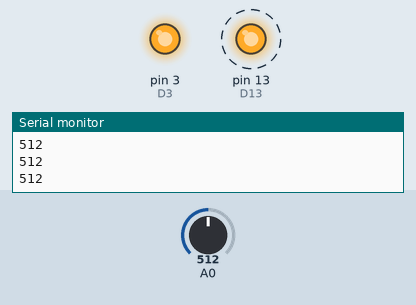
This sketch was run on a simulated Arduino Uno, built with avr-gcc and run on an emulated ATmega328P. On the bench: output pins drawn as LEDs (lit = HIGH), the last lines printed to the serial monitor. Dashed ring = blinking. The inputs (shaded band) are chosen by the test bench; at power-on: A0 = 512. Random numbers use the default seed unless the sketch sets one; pins used as bus, display or sensor lines are not drawn.

Above: at 1.27 s.
1.3 s: A0 set to 40
4.3 s: A0 set to 32
At 5.4 s:
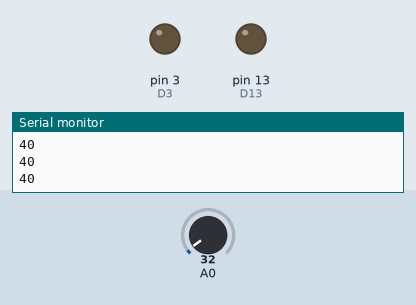
5.8 s: A0 set to 122
At 6.47 s:
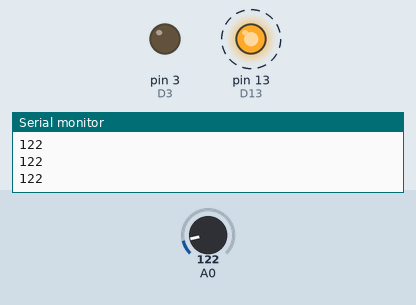
8.8 s: A0 set to 25
Timing chart, 0 to 11.3 s (numbered marks = the images above; inputs shaded):
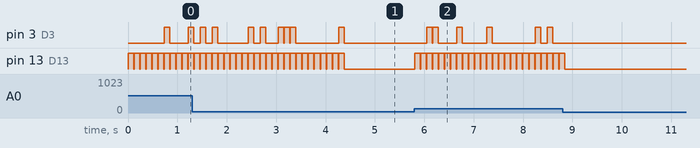

Measured:
- the behaviour switches between 36 and 35 on A0 (found by bisection; images 0 and 1)
- after the input at 5.8 s, pin 13 (D13): alternates HIGH for 0.11 s and LOW for 0.01 s, starting at once
- by itself, pin 13 (D13): alternates HIGH for 0.11 s and LOW for 0.01 s

The sketch:

Lantern.ino
```cpp
unsigned int level = 0; // 音量等級
unsigned int step = 0;  // 目前腳本步驟

void setup()
{
  pinMode(LED_BUILTIN, OUTPUT); // D13
  pinMode(3, OUTPUT);           // D3
  pinMode(5, OUTPUT);           // D5
  pinMode(7, OUTPUT);           // D7
  Serial.begin(9600);           //開始輸出訊息到監控視窗
}

void loop()
{

  step = (step + 1) % 100;
  // Serial.println(step);

  int sensorValue = analogRead(A0); // 讀取A0的值

  if (sensorValue > 35 && level == 0)
  {
    step = 0;
    level = 1;
    digitalWrite(LED_BUILTIN, HIGH); // 燈亮
    Serial.println(sensorValue);     // 在監控視窗顯示讀取的值

    switch (random(1, 4))
    {
    case 1:
      digitalWrite(3, HIGH);
      break;
    case 2:
      digitalWrite(5, HIGH);
      break;
    case 3:
      digitalWrite(7, HIGH);
      break;
    }
  }
  if (step > 10)
  {
    level = 0;
    digitalWrite(LED_BUILTIN, LOW); // 燈滅
    digitalWrite(3, LOW);
    digitalWrite(5, LOW);
    digitalWrite(7, LOW);
  }
  delay(10);
}
```
